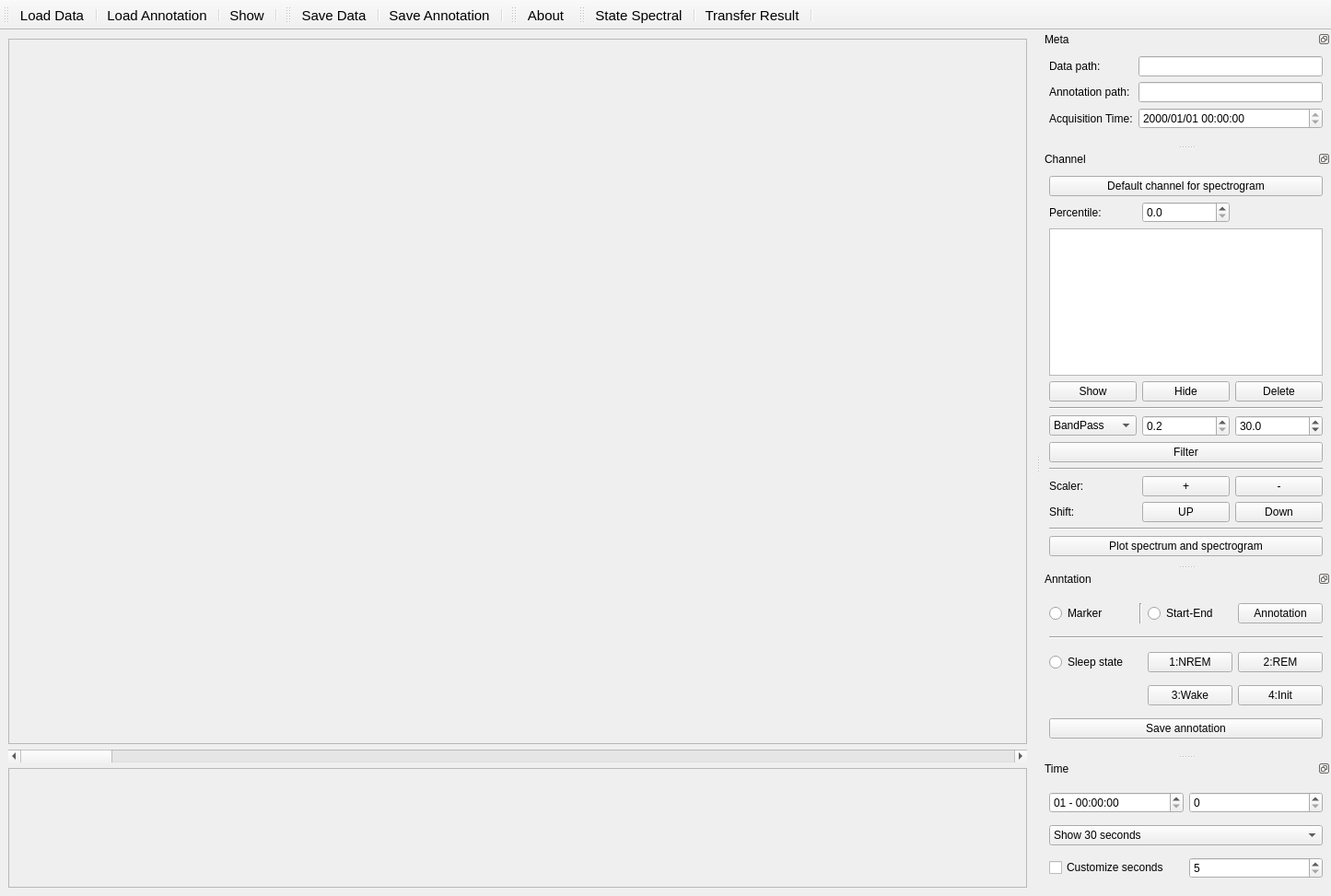
<?xml version="1.0" encoding="UTF-8"?>
<ui version="4.0">
 <class>MiSleep</class>
 <widget class="QMainWindow" name="MiSleep">
  <property name="geometry">
   <rect>
    <x>0</x>
    <y>0</y>
    <width>1445</width>
    <height>964</height>
   </rect>
  </property>
  <property name="focusPolicy">
   <enum>Qt::WheelFocus</enum>
  </property>
  <property name="windowTitle">
   <string>MiSleep</string>
  </property>
  <property name="windowIcon">
   <iconset resource="../resources/misleep.qrc">
    <normaloff>:/logo/logo.png</normaloff>:/logo/logo.png</iconset>
  </property>
  <property name="toolButtonStyle">
   <enum>Qt::ToolButtonTextBesideIcon</enum>
  </property>
  <property name="animated">
   <bool>true</bool>
  </property>
  <property name="documentMode">
   <bool>true</bool>
  </property>
  <property name="tabShape">
   <enum>QTabWidget::Rounded</enum>
  </property>
  <property name="dockNestingEnabled">
   <bool>false</bool>
  </property>
  <property name="dockOptions">
   <set>QMainWindow::AllowTabbedDocks|QMainWindow::AnimatedDocks|QMainWindow::GroupedDragging</set>
  </property>
  <widget class="QWidget" name="centralwidget">
   <layout class="QGridLayout" name="gridLayout_3">
    <item row="2" column="0">
     <widget class="QScrollArea" name="HypnoArea">
      <property name="minimumSize">
       <size>
        <width>0</width>
        <height>120</height>
       </size>
      </property>
      <property name="maximumSize">
       <size>
        <width>16777215</width>
        <height>130</height>
       </size>
      </property>
      <property name="widgetResizable">
       <bool>true</bool>
      </property>
      <widget class="QWidget" name="scrollAreaWidgetContents_2">
       <property name="geometry">
        <rect>
         <x>0</x>
         <y>0</y>
         <width>1106</width>
         <height>128</height>
        </rect>
       </property>
      </widget>
     </widget>
    </item>
    <item row="0" column="0">
     <widget class="QScrollArea" name="SignalArea">
      <property name="minimumSize">
       <size>
        <width>700</width>
        <height>500</height>
       </size>
      </property>
      <property name="widgetResizable">
       <bool>true</bool>
      </property>
      <widget class="QWidget" name="scrollAreaWidgetContents">
       <property name="geometry">
        <rect>
         <x>0</x>
         <y>0</y>
         <width>1106</width>
         <height>758</height>
        </rect>
       </property>
      </widget>
     </widget>
    </item>
    <item row="1" column="0">
     <widget class="QScrollBar" name="ScrollerBar">
      <property name="tracking">
       <bool>false</bool>
      </property>
      <property name="orientation">
       <enum>Qt::Horizontal</enum>
      </property>
     </widget>
    </item>
   </layout>
  </widget>
  <widget class="QDockWidget" name="MetaDock">
   <property name="minimumSize">
    <size>
     <width>288</width>
     <height>124</height>
    </size>
   </property>
   <property name="features">
    <set>QDockWidget::DockWidgetFloatable|QDockWidget::DockWidgetMovable</set>
   </property>
   <property name="windowTitle">
    <string>Meta</string>
   </property>
   <attribute name="dockWidgetArea">
    <number>2</number>
   </attribute>
   <widget class="QWidget" name="dockWidgetContents_3">
    <layout class="QFormLayout" name="formLayout">
     <item row="0" column="0">
      <widget class="QLabel" name="label_4">
       <property name="text">
        <string>Data path:</string>
       </property>
      </widget>
     </item>
     <item row="0" column="1">
      <widget class="QLineEdit" name="DataPathEdit">
       <property name="readOnly">
        <bool>true</bool>
       </property>
      </widget>
     </item>
     <item row="1" column="0">
      <widget class="QLabel" name="AnnotationPathLabel">
       <property name="text">
        <string>Annotation path:</string>
       </property>
      </widget>
     </item>
     <item row="1" column="1">
      <widget class="QLineEdit" name="AnnoPathEdit">
       <property name="readOnly">
        <bool>true</bool>
       </property>
      </widget>
     </item>
     <item row="2" column="0">
      <widget class="QLabel" name="label_6">
       <property name="text">
        <string>Acquisition Time:</string>
       </property>
      </widget>
     </item>
     <item row="2" column="1">
      <widget class="QDateTimeEdit" name="AcTimeEdit">
       <property name="enabled">
        <bool>true</bool>
       </property>
       <property name="readOnly">
        <bool>true</bool>
       </property>
       <property name="keyboardTracking">
        <bool>false</bool>
       </property>
       <property name="displayFormat">
        <string>yyyy/MM/dd HH:mm:ss</string>
       </property>
      </widget>
     </item>
    </layout>
   </widget>
  </widget>
  <widget class="QDockWidget" name="ChannelDock">
   <property name="sizePolicy">
    <sizepolicy hsizetype="Ignored" vsizetype="Preferred">
     <horstretch>0</horstretch>
     <verstretch>0</verstretch>
    </sizepolicy>
   </property>
   <property name="minimumSize">
    <size>
     <width>315</width>
     <height>450</height>
    </size>
   </property>
   <property name="layoutDirection">
    <enum>Qt::LeftToRight</enum>
   </property>
   <property name="features">
    <set>QDockWidget::DockWidgetFloatable|QDockWidget::DockWidgetMovable</set>
   </property>
   <property name="windowTitle">
    <string>Channel</string>
   </property>
   <attribute name="dockWidgetArea">
    <number>2</number>
   </attribute>
   <widget class="QWidget" name="dockWidgetContents_4">
    <layout class="QGridLayout" name="gridLayout">
     <item row="3" column="2">
      <widget class="QPushButton" name="DeleteChBt">
       <property name="text">
        <string>Delete</string>
       </property>
      </widget>
     </item>
     <item row="7" column="0" colspan="3">
      <widget class="Line" name="line_2">
       <property name="orientation">
        <enum>Qt::Horizontal</enum>
       </property>
      </widget>
     </item>
     <item row="3" column="1">
      <widget class="QPushButton" name="HideChBt">
       <property name="text">
        <string>Hide</string>
       </property>
      </widget>
     </item>
     <item row="8" column="2">
      <widget class="QPushButton" name="ScalerDownBt">
       <property name="text">
        <string>-</string>
       </property>
      </widget>
     </item>
     <item row="10" column="0" colspan="3">
      <widget class="Line" name="line_3">
       <property name="orientation">
        <enum>Qt::Horizontal</enum>
       </property>
      </widget>
     </item>
     <item row="2" column="0" colspan="3">
      <widget class="QListView" name="ChListView">
       <property name="showDropIndicator" stdset="0">
        <bool>false</bool>
       </property>
       <property name="dragEnabled">
        <bool>false</bool>
       </property>
       <property name="dragDropMode">
        <enum>QAbstractItemView::NoDragDrop</enum>
       </property>
       <property name="defaultDropAction">
        <enum>Qt::CopyAction</enum>
       </property>
       <property name="selectionMode">
        <enum>QAbstractItemView::ExtendedSelection</enum>
       </property>
       <property name="selectionBehavior">
        <enum>QAbstractItemView::SelectItems</enum>
       </property>
       <property name="verticalScrollMode">
        <enum>QAbstractItemView::ScrollPerItem</enum>
       </property>
      </widget>
     </item>
     <item row="8" column="0">
      <widget class="QLabel" name="label">
       <property name="text">
        <string>Scaler:</string>
       </property>
      </widget>
     </item>
     <item row="9" column="2">
      <widget class="QPushButton" name="ShiftDownBt">
       <property name="text">
        <string>Down</string>
       </property>
      </widget>
     </item>
     <item row="5" column="2">
      <widget class="QDoubleSpinBox" name="FilterHighSpin">
       <property name="keyboardTracking">
        <bool>false</bool>
       </property>
       <property name="decimals">
        <number>1</number>
       </property>
       <property name="minimum">
        <double>0.200000000000000</double>
       </property>
       <property name="singleStep">
        <double>0.100000000000000</double>
       </property>
       <property name="value">
        <double>30.000000000000000</double>
       </property>
      </widget>
     </item>
     <item row="3" column="0">
      <widget class="QPushButton" name="ShowChBt">
       <property name="text">
        <string>Show</string>
       </property>
      </widget>
     </item>
     <item row="1" column="1">
      <widget class="QDoubleSpinBox" name="PercentileSpin">
       <property name="decimals">
        <number>1</number>
       </property>
       <property name="singleStep">
        <double>0.100000000000000</double>
       </property>
      </widget>
     </item>
     <item row="9" column="0">
      <widget class="QLabel" name="label_2">
       <property name="text">
        <string>Shift:</string>
       </property>
      </widget>
     </item>
     <item row="1" column="0">
      <widget class="QLabel" name="label_3">
       <property name="text">
        <string>Percentile: </string>
       </property>
      </widget>
     </item>
     <item row="8" column="1">
      <widget class="QPushButton" name="ScalerUpBt">
       <property name="text">
        <string>+</string>
       </property>
      </widget>
     </item>
     <item row="4" column="0" colspan="3">
      <widget class="Line" name="line">
       <property name="orientation">
        <enum>Qt::Horizontal</enum>
       </property>
      </widget>
     </item>
     <item row="9" column="1">
      <widget class="QPushButton" name="ShiftUpBt">
       <property name="text">
        <string>UP</string>
       </property>
      </widget>
     </item>
     <item row="6" column="0" colspan="3">
      <widget class="QPushButton" name="FilterConfirmBt">
       <property name="text">
        <string>Filter</string>
       </property>
      </widget>
     </item>
     <item row="0" column="0" colspan="3">
      <widget class="QPushButton" name="DefaultCh4SpecBt">
       <property name="text">
        <string>Default channel for spectrogram</string>
       </property>
      </widget>
     </item>
     <item row="5" column="1">
      <widget class="QDoubleSpinBox" name="FilterLowSpin">
       <property name="keyboardTracking">
        <bool>false</bool>
       </property>
       <property name="decimals">
        <number>1</number>
       </property>
       <property name="minimum">
        <double>0.200000000000000</double>
       </property>
       <property name="maximum">
        <double>100.000000000000000</double>
       </property>
       <property name="singleStep">
        <double>0.100000000000000</double>
       </property>
      </widget>
     </item>
     <item row="5" column="0">
      <widget class="QComboBox" name="FilterTypeCombo">
       <item>
        <property name="text">
         <string>BandPass</string>
        </property>
       </item>
       <item>
        <property name="text">
         <string>HighPass</string>
        </property>
       </item>
       <item>
        <property name="text">
         <string>LowPass</string>
        </property>
       </item>
       <item>
        <property name="text">
         <string>BandStop</string>
        </property>
       </item>
      </widget>
     </item>
     <item row="11" column="0" colspan="3">
      <widget class="QPushButton" name="PlotSpecBt">
       <property name="text">
        <string>Plot spectrum and spectrogram</string>
       </property>
      </widget>
     </item>
    </layout>
   </widget>
  </widget>
  <widget class="QDockWidget" name="AnnotationDock">
   <property name="minimumSize">
    <size>
     <width>302</width>
     <height>200</height>
    </size>
   </property>
   <property name="features">
    <set>QDockWidget::DockWidgetFloatable|QDockWidget::DockWidgetMovable</set>
   </property>
   <property name="windowTitle">
    <string>Anntation</string>
   </property>
   <attribute name="dockWidgetArea">
    <number>2</number>
   </attribute>
   <widget class="QWidget" name="dockWidgetContents_5">
    <layout class="QGridLayout" name="gridLayout_2">
     <item row="4" column="2">
      <widget class="QPushButton" name="WakeBt">
       <property name="text">
        <string>3:Wake</string>
       </property>
      </widget>
     </item>
     <item row="3" column="3">
      <widget class="QPushButton" name="REMBt">
       <property name="text">
        <string>2:REM</string>
       </property>
      </widget>
     </item>
     <item row="4" column="3">
      <widget class="QPushButton" name="InitBt">
       <property name="text">
        <string>4:Init</string>
       </property>
      </widget>
     </item>
     <item row="1" column="3">
      <widget class="QPushButton" name="LabelBt">
       <property name="text">
        <string>Annotation</string>
       </property>
      </widget>
     </item>
     <item row="1" column="2">
      <widget class="QRadioButton" name="StartEndRadio">
       <property name="text">
        <string>Start-End</string>
       </property>
      </widget>
     </item>
     <item row="2" column="0" colspan="4">
      <widget class="Line" name="line_5">
       <property name="orientation">
        <enum>Qt::Horizontal</enum>
       </property>
      </widget>
     </item>
     <item row="3" column="0">
      <widget class="QRadioButton" name="SleepStateRadio">
       <property name="text">
        <string>Sleep state</string>
       </property>
      </widget>
     </item>
     <item row="5" column="0" colspan="4">
      <widget class="QPushButton" name="SaveLabelBt">
       <property name="text">
        <string>Save annotation</string>
       </property>
      </widget>
     </item>
     <item row="1" column="0">
      <widget class="QRadioButton" name="MarkerRadio">
       <property name="text">
        <string>Marker</string>
       </property>
      </widget>
     </item>
     <item row="3" column="2">
      <widget class="QPushButton" name="NREMBt">
       <property name="text">
        <string>1:NREM</string>
       </property>
      </widget>
     </item>
     <item row="1" column="1">
      <widget class="Line" name="line_4">
       <property name="orientation">
        <enum>Qt::Vertical</enum>
       </property>
      </widget>
     </item>
    </layout>
   </widget>
  </widget>
  <widget class="QDockWidget" name="TimeDock">
   <property name="minimumSize">
    <size>
     <width>197</width>
     <height>148</height>
    </size>
   </property>
   <property name="acceptDrops">
    <bool>false</bool>
   </property>
   <property name="autoFillBackground">
    <bool>true</bool>
   </property>
   <property name="features">
    <set>QDockWidget::DockWidgetFloatable|QDockWidget::DockWidgetMovable</set>
   </property>
   <property name="allowedAreas">
    <set>Qt::AllDockWidgetAreas</set>
   </property>
   <property name="windowTitle">
    <string>Time</string>
   </property>
   <attribute name="dockWidgetArea">
    <number>2</number>
   </attribute>
   <widget class="QWidget" name="dockWidgetContents_7">
    <layout class="QGridLayout" name="gridLayout_4">
     <item row="0" column="0">
      <widget class="QDateTimeEdit" name="DateTimeEdit">
       <property name="keyboardTracking">
        <bool>false</bool>
       </property>
       <property name="displayFormat">
        <string>dd - HH:mm:ss</string>
       </property>
      </widget>
     </item>
     <item row="0" column="1">
      <widget class="QSpinBox" name="SecondSpin">
       <property name="keyboardTracking">
        <bool>false</bool>
       </property>
      </widget>
     </item>
     <item row="1" column="0" colspan="2">
      <widget class="QComboBox" name="ShowRangeCombo">
       <item>
        <property name="text">
         <string>Show 30 seconds</string>
        </property>
       </item>
       <item>
        <property name="text">
         <string>Show 1 minute</string>
        </property>
       </item>
       <item>
        <property name="text">
         <string>Show 5 minutes</string>
        </property>
       </item>
       <item>
        <property name="text">
         <string>Show 30 minutes</string>
        </property>
       </item>
       <item>
        <property name="text">
         <string>Show 1 hour</string>
        </property>
       </item>
      </widget>
     </item>
     <item row="2" column="1">
      <widget class="QSpinBox" name="EpochNumSpin">
       <property name="keyboardTracking">
        <bool>false</bool>
       </property>
       <property name="minimum">
        <number>5</number>
       </property>
      </widget>
     </item>
     <item row="2" column="0">
      <widget class="QCheckBox" name="CustomSecondsCheck">
       <property name="text">
        <string>Customize seconds</string>
       </property>
      </widget>
     </item>
    </layout>
   </widget>
  </widget>
  <widget class="QToolBar" name="LoadBar">
   <property name="font">
    <font>
     <family>Arial</family>
     <pointsize>11</pointsize>
     <stylestrategy>PreferAntialias</stylestrategy>
    </font>
   </property>
   <property name="windowTitle">
    <string>LoadBar</string>
   </property>
   <property name="movable">
    <bool>true</bool>
   </property>
   <property name="allowedAreas">
    <set>Qt::AllToolBarAreas</set>
   </property>
   <attribute name="toolBarArea">
    <enum>TopToolBarArea</enum>
   </attribute>
   <attribute name="toolBarBreak">
    <bool>false</bool>
   </attribute>
   <addaction name="actionLoad_Data"/>
   <addaction name="separator"/>
   <addaction name="actionLoad_Annotation"/>
   <addaction name="separator"/>
   <addaction name="actionShow"/>
   <addaction name="separator"/>
  </widget>
  <widget class="QToolBar" name="SaveBar">
   <property name="font">
    <font>
     <family>Arial</family>
     <pointsize>11</pointsize>
     <stylestrategy>PreferAntialias</stylestrategy>
    </font>
   </property>
   <property name="windowTitle">
    <string>SaveBar</string>
   </property>
   <property name="movable">
    <bool>true</bool>
   </property>
   <property name="allowedAreas">
    <set>Qt::AllToolBarAreas</set>
   </property>
   <attribute name="toolBarArea">
    <enum>TopToolBarArea</enum>
   </attribute>
   <attribute name="toolBarBreak">
    <bool>false</bool>
   </attribute>
   <addaction name="actionSave_data"/>
   <addaction name="separator"/>
   <addaction name="actionSave_Annotation"/>
   <addaction name="separator"/>
  </widget>
  <widget class="QToolBar" name="AboutBar">
   <property name="font">
    <font>
     <family>Arial</family>
     <pointsize>11</pointsize>
     <stylestrategy>PreferAntialias</stylestrategy>
    </font>
   </property>
   <property name="windowTitle">
    <string>toolBar</string>
   </property>
   <attribute name="toolBarArea">
    <enum>TopToolBarArea</enum>
   </attribute>
   <attribute name="toolBarBreak">
    <bool>false</bool>
   </attribute>
   <addaction name="actionAbout"/>
  </widget>
  <widget class="QToolBar" name="ToolBar">
   <property name="font">
    <font>
     <family>Arial</family>
     <pointsize>11</pointsize>
     <stylestrategy>PreferAntialias</stylestrategy>
    </font>
   </property>
   <property name="windowTitle">
    <string>toolBar</string>
   </property>
   <attribute name="toolBarArea">
    <enum>TopToolBarArea</enum>
   </attribute>
   <attribute name="toolBarBreak">
    <bool>false</bool>
   </attribute>
   <addaction name="actionState_Spectral"/>
   <addaction name="separator"/>
   <addaction name="actionTransfer_Result"/>
   <addaction name="separator"/>
  </widget>
  <action name="actionLoad_Data">
   <property name="text">
    <string>Load Data</string>
   </property>
  </action>
  <action name="actionLoad_Annotation">
   <property name="text">
    <string>Load Annotation</string>
   </property>
  </action>
  <action name="actionShow">
   <property name="text">
    <string>Show</string>
   </property>
  </action>
  <action name="actionSave_data">
   <property name="text">
    <string>Save Data</string>
   </property>
  </action>
  <action name="actionSave_Annotation">
   <property name="text">
    <string>Save Annotation</string>
   </property>
  </action>
  <action name="actionAbout">
   <property name="text">
    <string>About</string>
   </property>
  </action>
  <action name="actionState_Spectral">
   <property name="text">
    <string>State Spectral</string>
   </property>
   <property name="toolTip">
    <string>State Spectral</string>
   </property>
  </action>
  <action name="actionTransfer_Result">
   <property name="text">
    <string>Transfer Result</string>
   </property>
   <property name="toolTip">
    <string>Transfer Result</string>
   </property>
  </action>
 </widget>
 <resources>
  <include location="../resources/misleep.qrc"/>
 </resources>
 <connections/>
</ui>
